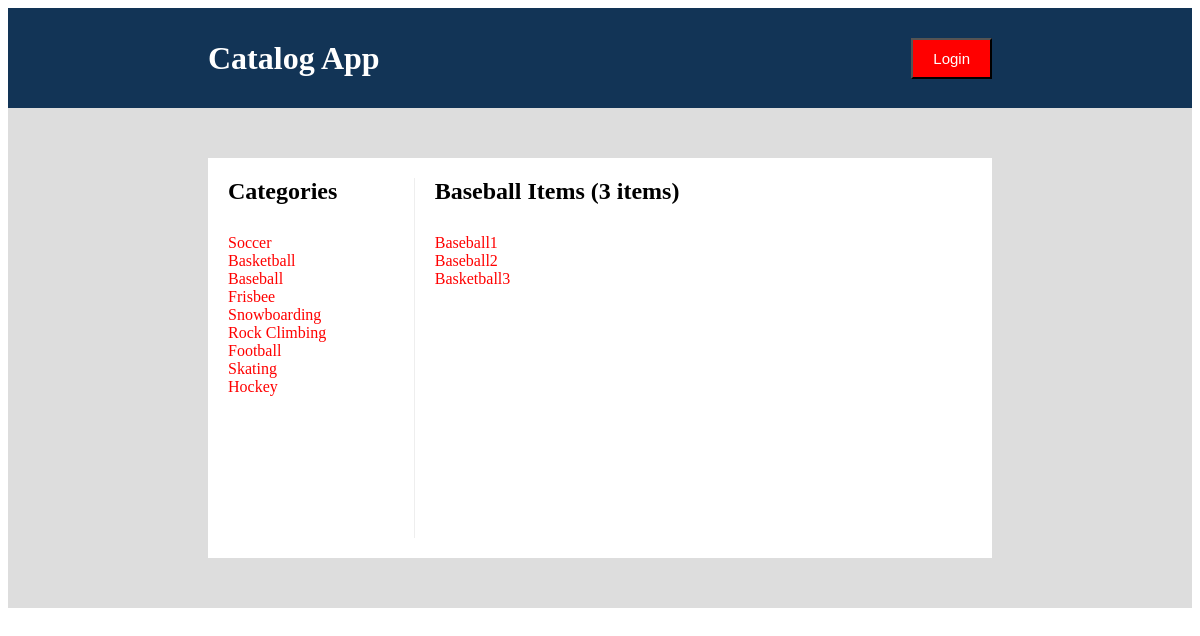
/catalog/Baseball/items, run on the app's committed database.
### database_setup.py (models this page shows, shortened)
class Category(Base) :
    __tablename__ = 'category'
    id = Column(Integer, primary_key=True)
    name = Column(String(100), nullable=False, unique=True)

class Item(Base) :
    __tablename__ = 'item'
    id = Column(Integer, primary_key=True)
    title = Column(String(100), nullable=False)
    description = Column(String(200))
    category_id = Column(Integer, ForeignKey('category.id'))
    category = relationship(Category)

### application.py (the view)
@app.route('/catalog/<categoryName>/items')
def showCategory(categoryName):
    categories = session.query(Category).all()
    categoryByName = session.query(Category).filter_by(name=categoryName).one()
    items = session.query(Item). \
        filter_by(category_id=categoryByName.id).all()
    return render_template(
        'categoryItem.html',
        categories=categories,
        categoryByName=categoryByName,
        items=items)

### templates/categoryItem.html (shortened to what this page needs)
{% extends "layout.html" %}
{% block content %}
<div class="subcontent">
    <div class="category">
        <div class="head">
            <h2>Categories</h2>
        </div>
        <div class="list">
            <ul>
                {% for category in categories %}
                <li>
                    <a href="{{ url_for('showCategory', categoryName=category.name) }}">
                        <span class="mainlink">{{ category.name }}</span>
                    </a>
                </li>
                {% endfor %}
            </ul>
        </div>
    </div>
    <div class="item">
            <div class="head">
            <h2>{{ categoryByName.name }} Items ({{ items|length }} items)</h2>
        </div>
        <div class="list">
            <ul>
                {% for item in items %}
                <li>
                    <a href="{{ url_for('showItem', categoryName=categoryByName.name, itemTitle=item.title) }}">
                        <span class="mainlink">{{ item.title }}</span>
                    </a>
                </li>
                {% endfor %}
            </ul>
        </div>
    </div>
</div>
{% endblock %}

### static/css/main.css (style rules this page uses)
a { text-decoration: none; }
ul { list-style: none; padding: 10px; margin: 0px; }
.content .subcontent { display: flex; flex-direction: row; height: 400px; margin: 50px 200px 0 200px; background-color: #ffffff; }
.content .subcontent .head { flex: 1; padding: 10px; }
.content .subcontent h2 { margin: 0px; }
.content .subcontent .list { flex: 9; }
.content .subcontent .category { display: flex; flex-direction: column; flex: 1; padding: 10px; }
.content .subcontent .item { display: flex; flex-direction: column; flex: 3; padding: 10px; }
.content .subcontent .mainlink { color: #ff0000; }

### data on the page
Category: name "Soccer"
Category: name "Basketball"
Category: name "Baseball"
Category: name "Frisbee"
Category: name "Snowboarding"
Category: name "Rock Climbing"
Category: name "Football"
Category: name "Skating"
Category: name "Hockey"
Item: title "Baseball1"
Item: title "Baseball2"
Item: title "Basketball3"

### other printed values
{{ items|length }} "3"
